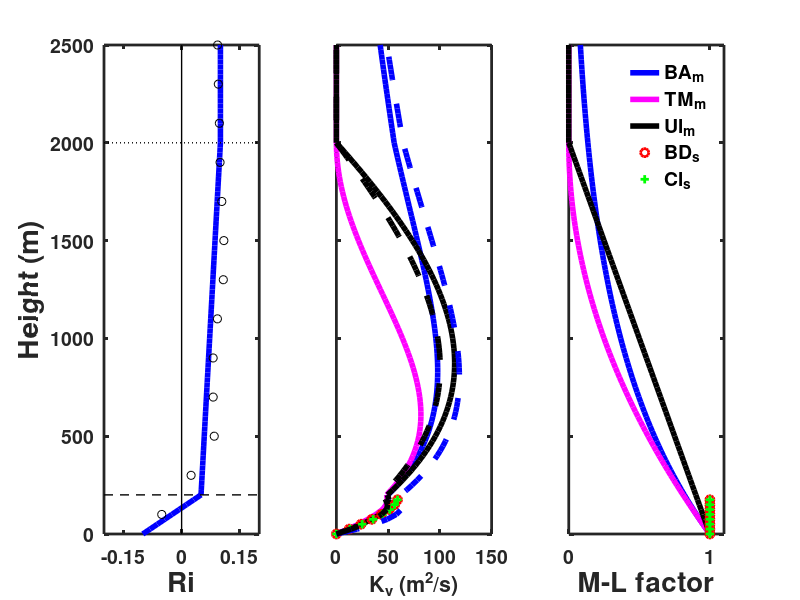

The MATLAB source for this figure:
clear all;

% Data to compare
Ridat = load('Ri.dat');
Zdat  = load('GPH.dat');

% Constants
Ric = 0.25;
vk  = 0.4;
nz  = 101;

% Assume a friction velocity
ustr = 1.0;

% Assume a ABL thickness
H  = 2000.0;
h  = 0.1*H;
z  = linspace(0,1.25*H,nz);

% Assume a Ri profile
Rimin=-0.10;
Risrf= 0.05;
Rimax= 0.10;

%Rimin= -0.10;
%Risrf= -0.10;
%Rimax= -0.10;

zs=0;
for i=1:nz
 if z(i)<h
  zs = i;
  % Linear in surface layer since Ri = z/L
  Ri(i) = Rimin + (Risrf-Rimin)*z(i)/h;
 elseif z(i)<H
  Ri(i) = Risrf + (Rimax-Risrf)*(z(i)-h)/(H-h);
 else
  Ri(i) = Rimax;
 end
end
% Get MO length
for i=1:nz
 if Ri(i)<0
  L(i) = z(i)/Ri(i);
  zeta(i) = Ri(i);
 else
  L(i) = (z(i)/Ri(i))*(1-5*Ri(i));
  zeta(i) = Ri(i)/(1-5*Ri(i));
 end
end

% Loop over z and calculate Kv
for i=1:nz
 % Scaling terms for M-L
 sc1(i) = 1.0;
 sc2(i) = 1.0;
 sc3(i) = exp(-2*z(i)/H);
 if z(i)<=H
  sc4(i) = (1 - z(i)/H)^2;
  sc5(i) = (1 - z(i)/H)^1;
 else
  sc4(i) = 0;
  sc5(i) = 0;
 end
 % phi values
 if zeta(i)<0 % unstable
  p1=1.0;a1=4;c1=16.0;phisrf_BD(i) = p1*(1-c1*zeta(i))^(-1.0/a1);
  p1=1.0;a1=3;c1=15.0;phisrf_Cl(i) = p1*(1-c1*zeta(i))^(-1.0/a1);
  p1=1.0;a1=4;c1=16.0;phiml_BA(i)  = p1*(1-c1*zeta(i))^(-1.0/a1); % momentum
  p1=1.0;a1=3;c1= 7.0;phiml_TM(i)  = p1*(1-c1*zeta(i))^(-1.0/a1);
  p1=1.0;a1=4;c1=22.0;phiml_Ul(i)  = p1*(1-c1*zeta(i))^(-1.0/a1); % momentum

  p1=0.74;a1=2;c1=16.0;phiml_BAh(i)= p1*(1-c1*zeta(i))^(-1.0/a1); % heat
  p1=1.0 ;a1=2;c1=13.0;phiml_Ulh(i)= p1*(1-c1*zeta(i))^(-1.0/a1); % heat

 else % stable
  p1=1.0 ;b1=5.0;phisrf_BD(i) = p1 + b1 * zeta(i);
  p1=1.0 ;b1=5.0;phisrf_Cl(i) = p1 + b1 * zeta(i);
  p1=1.0 ;b1=4.7;phiml_BA(i)  = p1 + b1 * zeta(i);
  p1=1.0 ;b1=5.0;phiml_TM(i)  = p1 + b1 * zeta(i);
  p1=1.0 ;b1=6.9;phiml_Ul(i)  = p1 + b1 * zeta(i); % momentum

  p1=0.74;b1=4.7;phiml_BAh(i) = p1 + b1 * zeta(i); % heat
  p1=1.0 ;b1=9.2;phiml_Ulh(i) = p1 + b1 * zeta(i); % heat
 end
 % Diffusivity values
 Kv1(i) = ustr*vk*z(i)/phisrf_BD(i) * sc1(i); % Bus-Dy
 Kv2(i) = ustr*vk*z(i)/phisrf_Cl(i) * sc2(i); % Carl et al
 Kv3(i) = ustr*vk*z(i)/phiml_BA(i)  * sc3(i); % Bus-Ayer
 Kv4(i) = ustr*vk*z(i)/phiml_TM(i)  * sc4(i); % Troen-Mahrt
 Kv5(i) = ustr*vk*z(i)/phiml_Ul(i)  * sc5(i); % Ulke et al

 Kv6(i) = ustr*vk*z(i)/phiml_BAh(i)  * sc3(i); % Bus-Ayer (heat)
 Kv7(i) = ustr*vk*z(i)/phiml_Ulh(i)  * sc5(i); % Ulke et al (heat)
end

figure;
% Fig (a): Ri profile
xmin=-0.2;
xmax=0.2;
subplot(1,3,1),plot(Ri,z,'b-',"linewidth",4);hold on;
%subplot(1,3,1),plot(zeta,z,'r-',"linewidth",4);
subplot(1,3,1),plot(Ridat,Zdat*1000,'ko');
subplot(1,3,1),plot([xmin xmax],[h h],'k--',"linewidth",1);
subplot(1,3,1),plot([xmin xmax],[H H],'k:',"linewidth",1);
subplot(1,3,1),plot([0.0 0.0],[0 1.25*H],'k-',"linewidth",1);

set(gca,"fontsize",14)
set(gca, 'xtick', [-0.15 0.0 0.15])
h=get (gcf, "currentaxes");
set(h,"fontweight","bold","linewidth",2)
axis([xmin xmax 0 1.25*H])
xlabel('Ri',"fontweight","bold","fontsize",20)
ylabel('Height (m)',"fontweight","bold","fontsize",20)
% Fig (b): Kv
subplot(1,3,2),plot(Kv3(1:nz),z(1:nz),'b-',"linewidth",4);hold on;
subplot(1,3,2),plot(Kv4(1:nz),z(1:nz),'m-',"linewidth",4);
subplot(1,3,2),plot(Kv5(1:nz),z(1:nz),'k-',"linewidth",4);
subplot(1,3,2),plot(Kv1(1:zs),z(1:zs),'ro',"linewidth",2);
subplot(1,3,2),plot(Kv2(1:zs),z(1:zs),'g+',"linewidth",2);
subplot(1,3,2),plot(Kv6(1:nz),z(1:nz),'b--',"linewidth",4);
subplot(1,3,2),plot(Kv7(1:nz),z(1:nz),'k--',"linewidth",4);
hold off;
axis([0 150 0 1.25*H])
set(gca, 'YTickLabel', {});
set(gca, 'xtick', [0.0 50.0 100.0 150.0])
xlabel('K_v (m^2/s)',"fontweight","bold","fontsize",20)
set(gca,"fontsize",14)
h=get (gcf, "currentaxes");
set(h,"fontweight","bold","linewidth",2)
% Fig (c): Mixing-Layer suppression factor
subplot(1,3,3),plot(sc3(1:nz),z(1:nz),'b-',"linewidth",4);hold on;
subplot(1,3,3),plot(sc4(1:nz),z(1:nz),'m-',"linewidth",4);
subplot(1,3,3),plot(sc5(1:nz),z(1:nz),'k-',"linewidth",4);
subplot(1,3,3),plot(sc1(1:zs),z(1:zs),'ro',"linewidth",2);
subplot(1,3,3),plot(sc2(1:zs),z(1:zs),'g+',"linewidth",2);
set(gca,"fontsize",14)
h=get (gcf, "currentaxes");
set(h,"fontweight","bold","linewidth",2)
h2=legend('BA_m','TM_m','Ul_m','BD_s','Cl_s');
set(h2,"fontweight","bold","fontsize",14)
set(h2,"Box","off")
axis([0 1.1 0 1.25*H])
set(gca, 'YTickLabel', {});
set(gca, 'xtick', [0.0 1.0])
hold off;
xlabel('M-L factor',"fontweight","bold","fontsize",20)

print -dpng -color "-S1000,500" Kv_ML.png

